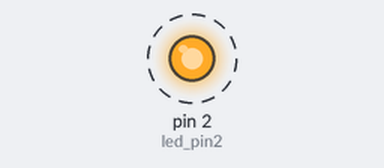
The sketch below on a simulated Arduino Uno, built with avr-gcc and run on an emulated ATmega328P. On the bench: output pins drawn as LEDs (lit = HIGH). Dashed ring = blinking.

Above: at 0.5 s.
Timing chart, 0 to 4.6 s (numbered marks = the images above):
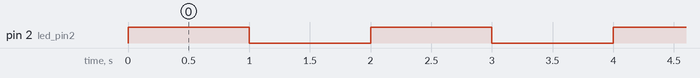

The sketch:

LED_BLINK_LED_OUT.ino
```cpp
int led_pin2 = 2;
void setup() {
  // put your setup code here, to run once:
pinMode(led_pin2,OUTPUT);
}

void loop() {
  // put your main code here, to run repeatedly:
digitalWrite(led_pin2,HIGH);
delay(1000);
digitalWrite(led_pin2,LOW);
delay(1000);

}
```

Measured:
- by itself, pin 2 (led_pin2): alternates HIGH for 1.0 s and LOW for 1.0 s
